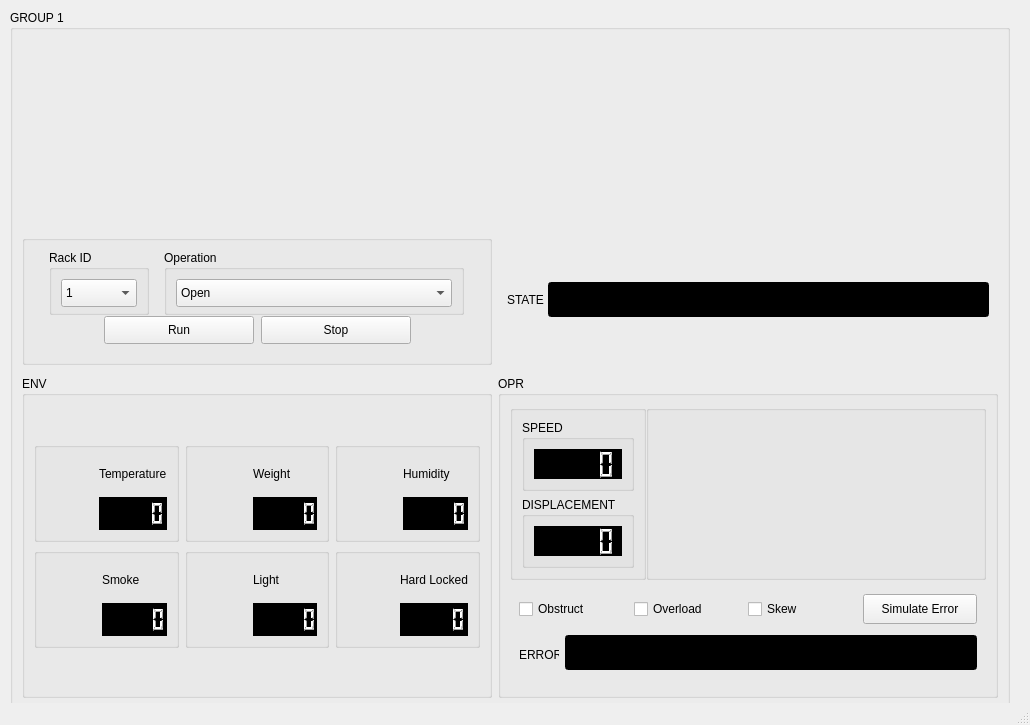
<?xml version="1.0" encoding="UTF-8"?>
<ui version="4.0">
 <class>MainWindow</class>
 <widget class="QMainWindow" name="MainWindow">
  <property name="geometry">
   <rect>
    <x>0</x>
    <y>0</y>
    <width>1030</width>
    <height>725</height>
   </rect>
  </property>
  <property name="windowTitle">
   <string>MainWindow</string>
  </property>
  <widget class="QWidget" name="centralwidget">
   <widget class="QGroupBox" name="rackGroup">
    <property name="geometry">
     <rect>
      <x>10</x>
      <y>10</y>
      <width>1000</width>
      <height>700</height>
     </rect>
    </property>
    <property name="minimumSize">
     <size>
      <width>541</width>
      <height>550</height>
     </size>
    </property>
    <property name="maximumSize">
     <size>
      <width>1000</width>
      <height>750</height>
     </size>
    </property>
    <property name="title">
     <string>GROUP 1</string>
    </property>
    <layout class="QVBoxLayout" name="verticalLayout_7">
     <item>
      <layout class="QVBoxLayout" name="Layout">
       <item>
        <widget class="QLabel" name="rackGroupImage">
         <property name="sizePolicy">
          <sizepolicy hsizetype="Preferred" vsizetype="Preferred">
           <horstretch>0</horstretch>
           <verstretch>0</verstretch>
          </sizepolicy>
         </property>
         <property name="maximumSize">
          <size>
           <width>825</width>
           <height>185</height>
          </size>
         </property>
         <property name="contextMenuPolicy">
          <enum>Qt::ActionsContextMenu</enum>
         </property>
         <property name="text">
          <string/>
         </property>
         <property name="pixmap">
          <pixmap>Image/RackGroup/Default.png</pixmap>
         </property>
         <property name="scaledContents">
          <bool>true</bool>
         </property>
         <property name="alignment">
          <set>Qt::AlignCenter</set>
         </property>
         <property name="wordWrap">
          <bool>false</bool>
         </property>
        </widget>
       </item>
       <item>
        <widget class="QWidget" name="Group_one_2" native="true">
         <property name="maximumSize">
          <size>
           <width>16777215</width>
           <height>140</height>
          </size>
         </property>
         <layout class="QHBoxLayout" name="Group_one">
          <property name="leftMargin">
           <number>0</number>
          </property>
          <property name="topMargin">
           <number>5</number>
          </property>
          <property name="rightMargin">
           <number>0</number>
          </property>
          <property name="bottomMargin">
           <number>5</number>
          </property>
          <item>
           <widget class="QGroupBox" name="idGroup_2">
            <layout class="QVBoxLayout" name="idGroup">
             <property name="spacing">
              <number>0</number>
             </property>
             <property name="sizeConstraint">
              <enum>QLayout::SetDefaultConstraint</enum>
             </property>
             <item>
              <layout class="QHBoxLayout" name="horizontalLayout_49">
               <property name="spacing">
                <number>0</number>
               </property>
               <item>
                <widget class="QGroupBox" name="groupBox_17">
                 <property name="maximumSize">
                  <size>
                   <width>100</width>
                   <height>65</height>
                  </size>
                 </property>
                 <property name="title">
                  <string>Rack ID </string>
                 </property>
                 <property name="flat">
                  <bool>true</bool>
                 </property>
                 <layout class="QVBoxLayout" name="verticalLayout_32">
                  <item>
                   <widget class="QComboBox" name="rackIDNumbersComboBox">
                    <property name="minimumSize">
                     <size>
                      <width>0</width>
                      <height>28</height>
                     </size>
                    </property>
                    <item>
                     <property name="text">
                      <string>1</string>
                     </property>
                    </item>
                    <item>
                     <property name="text">
                      <string>2</string>
                     </property>
                    </item>
                    <item>
                     <property name="text">
                      <string>3</string>
                     </property>
                    </item>
                    <item>
                     <property name="text">
                      <string>4</string>
                     </property>
                    </item>
                    <item>
                     <property name="text">
                      <string>5</string>
                     </property>
                    </item>
                    <item>
                     <property name="text">
                      <string>6</string>
                     </property>
                    </item>
                   </widget>
                  </item>
                 </layout>
                </widget>
               </item>
               <item>
                <widget class="QGroupBox" name="groupBox_18">
                 <property name="maximumSize">
                  <size>
                   <width>300</width>
                   <height>65</height>
                  </size>
                 </property>
                 <property name="title">
                  <string>Operation </string>
                 </property>
                 <property name="flat">
                  <bool>true</bool>
                 </property>
                 <layout class="QVBoxLayout" name="verticalLayout_33">
                  <item>
                   <widget class="QComboBox" name="OperationsComboBox">
                    <property name="minimumSize">
                     <size>
                      <width>0</width>
                      <height>28</height>
                     </size>
                    </property>
                    <property name="maximumSize">
                     <size>
                      <width>16777215</width>
                      <height>16777215</height>
                     </size>
                    </property>
                    <item>
                     <property name="text">
                      <string>Open</string>
                     </property>
                    </item>
                    <item>
                     <property name="text">
                      <string>Close</string>
                     </property>
                    </item>
                    <item>
                     <property name="text">
                      <string>Light</string>
                     </property>
                    </item>
                    <item>
                     <property name="text">
                      <string>Ventilate</string>
                     </property>
                    </item>
                   </widget>
                  </item>
                 </layout>
                </widget>
               </item>
              </layout>
             </item>
             <item>
              <widget class="QWidget" name="Button" native="true">
               <property name="maximumSize">
                <size>
                 <width>16777215</width>
                 <height>40</height>
                </size>
               </property>
               <layout class="QHBoxLayout" name="horizontalLayout_23">
                <property name="spacing">
                 <number>7</number>
                </property>
                <property name="topMargin">
                 <number>1</number>
                </property>
                <item alignment="Qt::AlignRight">
                 <widget class="QPushButton" name="runButton">
                  <property name="minimumSize">
                   <size>
                    <width>150</width>
                    <height>0</height>
                   </size>
                  </property>
                  <property name="maximumSize">
                   <size>
                    <width>16777215</width>
                    <height>28</height>
                   </size>
                  </property>
                  <property name="text">
                   <string>Run</string>
                  </property>
                  <property name="checkable">
                   <bool>false</bool>
                  </property>
                  <property name="checked">
                   <bool>false</bool>
                  </property>
                 </widget>
                </item>
                <item alignment="Qt::AlignLeft">
                 <widget class="QPushButton" name="stopButton">
                  <property name="minimumSize">
                   <size>
                    <width>150</width>
                    <height>0</height>
                   </size>
                  </property>
                  <property name="maximumSize">
                   <size>
                    <width>200</width>
                    <height>28</height>
                   </size>
                  </property>
                  <property name="text">
                   <string>Stop</string>
                  </property>
                 </widget>
                </item>
               </layout>
              </widget>
             </item>
            </layout>
           </widget>
          </item>
          <item>
           <widget class="QWidget" name="stateGroup_2" native="true">
            <property name="minimumSize">
             <size>
              <width>500</width>
              <height>0</height>
             </size>
            </property>
            <property name="maximumSize">
             <size>
              <width>500</width>
              <height>16777215</height>
             </size>
            </property>
            <layout class="QHBoxLayout" name="stateGroup">
             <property name="spacing">
              <number>0</number>
             </property>
             <item>
              <widget class="QLabel" name="State">
               <property name="minimumSize">
                <size>
                 <width>40</width>
                 <height>30</height>
                </size>
               </property>
               <property name="maximumSize">
                <size>
                 <width>16777215</width>
                 <height>30</height>
                </size>
               </property>
               <property name="text">
                <string>STATE </string>
               </property>
              </widget>
             </item>
             <item>
              <widget class="QLineEdit" name="rackGroupStateLineEdit">
               <property name="minimumSize">
                <size>
                 <width>0</width>
                 <height>25</height>
                </size>
               </property>
               <property name="maximumSize">
                <size>
                 <width>16777215</width>
                 <height>35</height>
                </size>
               </property>
               <property name="styleSheet">
                <string notr="true">QLineEdit{
  background-color: rgb(0, 0, 0);
  color: rgb(255, 255, 255);
}</string>
               </property>
               <property name="text">
                <string/>
               </property>
              </widget>
             </item>
            </layout>
           </widget>
          </item>
         </layout>
        </widget>
       </item>
       <item>
        <widget class="QWidget" name="Group_two" native="true">
         <property name="enabled">
          <bool>true</bool>
         </property>
         <property name="maximumSize">
          <size>
           <width>16777215</width>
           <height>350</height>
          </size>
         </property>
         <property name="acceptDrops">
          <bool>false</bool>
         </property>
         <property name="styleSheet">
          <string notr="true"/>
         </property>
         <layout class="QHBoxLayout" name="horizontalLayout">
          <property name="leftMargin">
           <number>0</number>
          </property>
          <property name="topMargin">
           <number>0</number>
          </property>
          <property name="rightMargin">
           <number>0</number>
          </property>
          <property name="bottomMargin">
           <number>0</number>
          </property>
          <item>
           <widget class="QGroupBox" name="ENVGroup">
            <property name="maximumSize">
             <size>
              <width>16777215</width>
              <height>16777215</height>
             </size>
            </property>
            <property name="title">
             <string>ENV</string>
            </property>
            <layout class="QVBoxLayout" name="verticalLayout_34">
             <item>
              <layout class="QHBoxLayout" name="horizontalLayout_50">
               <item>
                <layout class="QVBoxLayout" name="verticalLayout_35">
                 <item>
                  <widget class="QGroupBox" name="tempGroup">
                   <property name="maximumSize">
                    <size>
                     <width>16777215</width>
                     <height>100</height>
                    </size>
                   </property>
                   <layout class="QHBoxLayout" name="temp">
                    <item>
                     <widget class="QLabel" name="label_59">
                      <property name="maximumSize">
                       <size>
                        <width>50</width>
                        <height>50</height>
                       </size>
                      </property>
                      <property name="text">
                       <string/>
                      </property>
                      <property name="pixmap">
                       <pixmap>Draft/Image/ENV/temp.png</pixmap>
                      </property>
                      <property name="scaledContents">
                       <bool>true</bool>
                      </property>
                      <property name="wordWrap">
                       <bool>false</bool>
                      </property>
                      <property name="openExternalLinks">
                       <bool>false</bool>
                      </property>
                     </widget>
                    </item>
                    <item>
                     <layout class="QVBoxLayout" name="verticalLayout_8">
                      <item>
                       <widget class="QLabel" name="label_60">
                        <property name="text">
                         <string>Temperature</string>
                        </property>
                       </widget>
                      </item>
                      <item>
                       <widget class="QLCDNumber" name="temperature">
                        <property name="maximumSize">
                         <size>
                          <width>16777215</width>
                          <height>35</height>
                         </size>
                        </property>
                        <property name="styleSheet">
                         <string notr="true">QLCDNumber{
  background-color: rgb(0, 0, 0);
  color: rgb(255, 255, 255);
}</string>
                        </property>
                        <property name="smallDecimalPoint">
                         <bool>false</bool>
                        </property>
                        <property name="segmentStyle">
                         <enum>QLCDNumber::Filled</enum>
                        </property>
                       </widget>
                      </item>
                     </layout>
                    </item>
                   </layout>
                  </widget>
                 </item>
                 <item>
                  <widget class="QGroupBox" name="smokeGroup">
                   <property name="maximumSize">
                    <size>
                     <width>16777215</width>
                     <height>100</height>
                    </size>
                   </property>
                   <layout class="QHBoxLayout" name="humidity">
                    <item>
                     <widget class="QLabel" name="label_61">
                      <property name="maximumSize">
                       <size>
                        <width>50</width>
                        <height>50</height>
                       </size>
                      </property>
                      <property name="text">
                       <string/>
                      </property>
                      <property name="pixmap">
                       <pixmap>Draft/Image/ENV/smoke.png</pixmap>
                      </property>
                      <property name="scaledContents">
                       <bool>true</bool>
                      </property>
                      <property name="wordWrap">
                       <bool>false</bool>
                      </property>
                      <property name="openExternalLinks">
                       <bool>false</bool>
                      </property>
                     </widget>
                    </item>
                    <item>
                     <layout class="QVBoxLayout" name="verticalLayout_9">
                      <item>
                       <widget class="QLabel" name="label_62">
                        <property name="text">
                         <string>Smoke</string>
                        </property>
                       </widget>
                      </item>
                      <item>
                       <widget class="QLCDNumber" name="smoke">
                        <property name="maximumSize">
                         <size>
                          <width>16777215</width>
                          <height>35</height>
                         </size>
                        </property>
                        <property name="layoutDirection">
                         <enum>Qt::LeftToRight</enum>
                        </property>
                        <property name="styleSheet">
                         <string notr="true">QLCDNumber{
  background-color: rgb(0, 0, 0);
  color: rgb(255, 255, 255);
}</string>
                        </property>
                       </widget>
                      </item>
                     </layout>
                    </item>
                   </layout>
                  </widget>
                 </item>
                </layout>
               </item>
               <item>
                <layout class="QVBoxLayout" name="verticalLayout_36">
                 <item>
                  <widget class="QGroupBox" name="weightGroup">
                   <property name="maximumSize">
                    <size>
                     <width>16777215</width>
                     <height>100</height>
                    </size>
                   </property>
                   <layout class="QHBoxLayout" name="horizontalLayout_52">
                    <item>
                     <widget class="QLabel" name="label_63">
                      <property name="maximumSize">
                       <size>
                        <width>50</width>
                        <height>50</height>
                       </size>
                      </property>
                      <property name="text">
                       <string/>
                      </property>
                      <property name="pixmap">
                       <pixmap>Draft/Image/ENV/weight.png</pixmap>
                      </property>
                      <property name="scaledContents">
                       <bool>true</bool>
                      </property>
                      <property name="wordWrap">
                       <bool>false</bool>
                      </property>
                      <property name="openExternalLinks">
                       <bool>false</bool>
                      </property>
                     </widget>
                    </item>
                    <item>
                     <layout class="QVBoxLayout" name="verticalLayout_10">
                      <item>
                       <widget class="QLabel" name="label_64">
                        <property name="text">
                         <string>Weight</string>
                        </property>
                       </widget>
                      </item>
                      <item>
                       <widget class="QLCDNumber" name="weight">
                        <property name="maximumSize">
                         <size>
                          <width>16777215</width>
                          <height>35</height>
                         </size>
                        </property>
                        <property name="styleSheet">
                         <string notr="true">QLCDNumber{
  background-color: rgb(0, 0, 0);
  color: rgb(255, 255, 255);
}</string>
                        </property>
                       </widget>
                      </item>
                     </layout>
                    </item>
                   </layout>
                  </widget>
                 </item>
                 <item>
                  <widget class="QGroupBox" name="lightGroup">
                   <property name="maximumSize">
                    <size>
                     <width>16777215</width>
                     <height>100</height>
                    </size>
                   </property>
                   <layout class="QHBoxLayout" name="horizontalLayout_53">
                    <item>
                     <widget class="QLabel" name="label_65">
                      <property name="maximumSize">
                       <size>
                        <width>50</width>
                        <height>50</height>
                       </size>
                      </property>
                      <property name="text">
                       <string/>
                      </property>
                      <property name="pixmap">
                       <pixmap>Draft/Image/OPR/light.png</pixmap>
                      </property>
                      <property name="scaledContents">
                       <bool>true</bool>
                      </property>
                      <property name="wordWrap">
                       <bool>false</bool>
                      </property>
                      <property name="openExternalLinks">
                       <bool>false</bool>
                      </property>
                     </widget>
                    </item>
                    <item>
                     <layout class="QVBoxLayout" name="verticalLayout_11">
                      <item>
                       <widget class="QLabel" name="label_66">
                        <property name="text">
                         <string>Light</string>
                        </property>
                       </widget>
                      </item>
                      <item>
                       <widget class="QLCDNumber" name="light">
                        <property name="maximumSize">
                         <size>
                          <width>16777215</width>
                          <height>35</height>
                         </size>
                        </property>
                        <property name="styleSheet">
                         <string notr="true">QLCDNumber{
  background-color: rgb(0, 0, 0);
  color: rgb(255, 255, 255);
}</string>
                        </property>
                       </widget>
                      </item>
                     </layout>
                    </item>
                   </layout>
                  </widget>
                 </item>
                </layout>
               </item>
               <item>
                <layout class="QVBoxLayout" name="verticalLayout_4">
                 <item>
                  <widget class="QGroupBox" name="humidityGroup">
                   <property name="maximumSize">
                    <size>
                     <width>16777215</width>
                     <height>100</height>
                    </size>
                   </property>
                   <layout class="QHBoxLayout" name="humidity_5">
                    <item>
                     <widget class="QLabel" name="label_89">
                      <property name="maximumSize">
                       <size>
                        <width>50</width>
                        <height>50</height>
                       </size>
                      </property>
                      <property name="text">
                       <string/>
                      </property>
                      <property name="pixmap">
                       <pixmap>Draft/Image/ENV/humidity.png</pixmap>
                      </property>
                      <property name="scaledContents">
                       <bool>true</bool>
                      </property>
                      <property name="wordWrap">
                       <bool>false</bool>
                      </property>
                      <property name="openExternalLinks">
                       <bool>false</bool>
                      </property>
                     </widget>
                    </item>
                    <item>
                     <layout class="QVBoxLayout" name="verticalLayout_12">
                      <item>
                       <widget class="QLabel" name="label_90">
                        <property name="text">
                         <string>Humidity</string>
                        </property>
                       </widget>
                      </item>
                      <item>
                       <widget class="QLCDNumber" name="humidity_2">
                        <property name="maximumSize">
                         <size>
                          <width>16777215</width>
                          <height>35</height>
                         </size>
                        </property>
                        <property name="layoutDirection">
                         <enum>Qt::LeftToRight</enum>
                        </property>
                        <property name="styleSheet">
                         <string notr="true">QLCDNumber{
  background-color: rgb(0, 0, 0);
  color: rgb(255, 255, 255);
}</string>
                        </property>
                       </widget>
                      </item>
                     </layout>
                    </item>
                   </layout>
                  </widget>
                 </item>
                 <item>
                  <widget class="QGroupBox" name="lockedGroup_2">
                   <property name="maximumSize">
                    <size>
                     <width>16777215</width>
                     <height>100</height>
                    </size>
                   </property>
                   <layout class="QHBoxLayout" name="lockedGroup">
                    <item>
                     <widget class="QLabel" name="label_91">
                      <property name="maximumSize">
                       <size>
                        <width>50</width>
                        <height>50</height>
                       </size>
                      </property>
                      <property name="text">
                       <string/>
                      </property>
                      <property name="pixmap">
                       <pixmap>Draft/Image/OPR/locked.png</pixmap>
                      </property>
                      <property name="scaledContents">
                       <bool>true</bool>
                      </property>
                      <property name="wordWrap">
                       <bool>false</bool>
                      </property>
                      <property name="openExternalLinks">
                       <bool>false</bool>
                      </property>
                     </widget>
                    </item>
                    <item>
                     <layout class="QVBoxLayout" name="verticalLayout_13">
                      <item>
                       <widget class="QLabel" name="label_92">
                        <property name="text">
                         <string>Hard Locked</string>
                        </property>
                       </widget>
                      </item>
                      <item>
                       <widget class="QLCDNumber" name="hardlocked">
                        <property name="maximumSize">
                         <size>
                          <width>16777215</width>
                          <height>35</height>
                         </size>
                        </property>
                        <property name="layoutDirection">
                         <enum>Qt::LeftToRight</enum>
                        </property>
                        <property name="styleSheet">
                         <string notr="true">QLCDNumber{
  background-color: rgb(0, 0, 0);
  color: rgb(255, 255, 255);
}</string>
                        </property>
                       </widget>
                      </item>
                     </layout>
                    </item>
                   </layout>
                  </widget>
                 </item>
                </layout>
               </item>
              </layout>
             </item>
            </layout>
           </widget>
          </item>
          <item>
           <widget class="QGroupBox" name="OPR_ERR">
            <property name="minimumSize">
             <size>
              <width>500</width>
              <height>0</height>
             </size>
            </property>
            <property name="maximumSize">
             <size>
              <width>500</width>
              <height>16777215</height>
             </size>
            </property>
            <property name="title">
             <string>OPR</string>
            </property>
            <layout class="QVBoxLayout" name="verticalLayout">
             <property name="spacing">
              <number>0</number>
             </property>
             <item>
              <layout class="QHBoxLayout" name="OPRGroup">
               <item>
                <widget class="QGroupBox" name="OPR">
                 <property name="maximumSize">
                  <size>
                   <width>150</width>
                   <height>250</height>
                  </size>
                 </property>
                 <layout class="QVBoxLayout" name="verticalLayout_2">
                  <item>
                   <widget class="QGroupBox" name="Speed">
                    <property name="maximumSize">
                     <size>
                      <width>150</width>
                      <height>101</height>
                     </size>
                    </property>
                    <property name="title">
                     <string>SPEED </string>
                    </property>
                    <property name="flat">
                     <bool>true</bool>
                    </property>
                    <layout class="QVBoxLayout" name="verticalLayout_40">
                     <item>
                      <widget class="QLCDNumber" name="movementSpeed">
                       <property name="minimumSize">
                        <size>
                         <width>0</width>
                         <height>30</height>
                        </size>
                       </property>
                       <property name="maximumSize">
                        <size>
                         <width>150</width>
                         <height>35</height>
                        </size>
                       </property>
                       <property name="styleSheet">
                        <string notr="true">QLCDNumber{
  background-color: rgb(0, 0, 0);
  color: rgb(255, 255, 255);
}</string>
                       </property>
                      </widget>
                     </item>
                    </layout>
                   </widget>
                  </item>
                  <item>
                   <widget class="QGroupBox" name="Place">
                    <property name="maximumSize">
                     <size>
                      <width>150</width>
                      <height>101</height>
                     </size>
                    </property>
                    <property name="title">
                     <string>DISPLACEMENT </string>
                    </property>
                    <property name="flat">
                     <bool>true</bool>
                    </property>
                    <layout class="QVBoxLayout" name="verticalLayout_37">
                     <item>
                      <widget class="QLCDNumber" name="dis">
                       <property name="minimumSize">
                        <size>
                         <width>0</width>
                         <height>30</height>
                        </size>
                       </property>
                       <property name="maximumSize">
                        <size>
                         <width>150</width>
                         <height>35</height>
                        </size>
                       </property>
                       <property name="styleSheet">
                        <string notr="true">QLCDNumber{
  background-color: rgb(0, 0, 0);
  color: rgb(255, 255, 255);
}</string>
                       </property>
                      </widget>
                     </item>
                    </layout>
                   </widget>
                  </item>
                 </layout>
                </widget>
               </item>
               <item>
                <widget class="QGroupBox" name="graphGroup">
                 <property name="minimumSize">
                  <size>
                   <width>340</width>
                   <height>0</height>
                  </size>
                 </property>
                 <layout class="QVBoxLayout" name="verticalLayout_5"/>
                </widget>
               </item>
              </layout>
             </item>
             <item>
              <widget class="QWidget" name="errorGroup" native="true">
               <property name="maximumSize">
                <size>
                 <width>16777215</width>
                 <height>130</height>
                </size>
               </property>
               <layout class="QVBoxLayout" name="verticalLayout_38">
                <item>
                 <layout class="QHBoxLayout" name="errorCheckBox">
                  <property name="spacing">
                   <number>0</number>
                  </property>
                  <item>
                   <widget class="QCheckBox" name="ObstructCheckBox">
                    <property name="text">
                     <string>Obstruct</string>
                    </property>
                   </widget>
                  </item>
                  <item>
                   <widget class="QCheckBox" name="OverloadMotorCheckBox">
                    <property name="text">
                     <string>Overload</string>
                    </property>
                   </widget>
                  </item>
                  <item>
                   <widget class="QCheckBox" name="SkewCheckBox">
                    <property name="text">
                     <string>Skew</string>
                    </property>
                   </widget>
                  </item>
                  <item>
                   <widget class="QPushButton" name="simulatorErrorButton">
                    <property name="minimumSize">
                     <size>
                      <width>0</width>
                      <height>30</height>
                     </size>
                    </property>
                    <property name="text">
                     <string>Simulate Error</string>
                    </property>
                   </widget>
                  </item>
                 </layout>
                </item>
                <item>
                 <layout class="QHBoxLayout" name="errorState">
                  <item>
                   <widget class="QLabel" name="error">
                    <property name="minimumSize">
                     <size>
                      <width>40</width>
                      <height>35</height>
                     </size>
                    </property>
                    <property name="maximumSize">
                     <size>
                      <width>40</width>
                      <height>30</height>
                     </size>
                    </property>
                    <property name="text">
                     <string>ERROR</string>
                    </property>
                   </widget>
                  </item>
                  <item>
                   <widget class="QLineEdit" name="rackGroupErrorLineEdit">
                    <property name="minimumSize">
                     <size>
                      <width>0</width>
                      <height>35</height>
                     </size>
                    </property>
                    <property name="styleSheet">
                     <string notr="true">QLineEdit{
  background-color: rgb(0, 0, 0);
  color: rgb(255, 255, 255);
}</string>
                    </property>
                   </widget>
                  </item>
                 </layout>
                </item>
               </layout>
              </widget>
             </item>
            </layout>
           </widget>
          </item>
         </layout>
        </widget>
       </item>
      </layout>
     </item>
    </layout>
   </widget>
  </widget>
  <widget class="QStatusBar" name="statusbar"/>
 </widget>
 <resources/>
 <connections/>
</ui>
